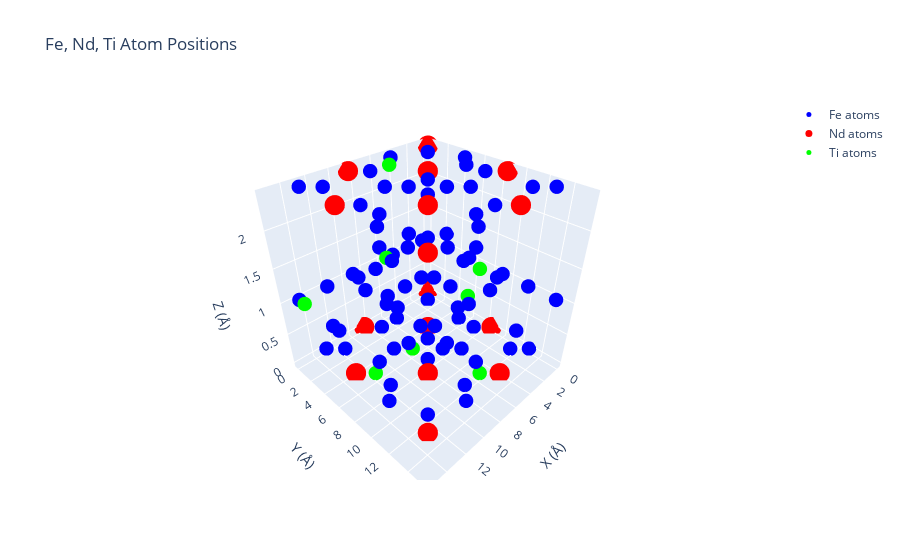
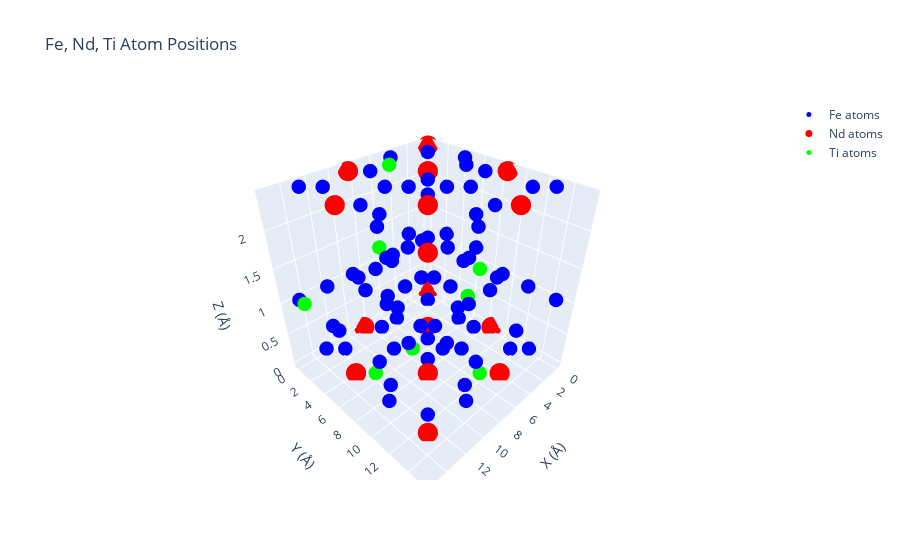

Write notebook code for charts like these, in order.
### Code cell
s = Supercell_2x2x1(MorseParameterDatabase())
s.graph()
print(s.calculate_total_energy(None, None, None))
#print(s.calculate_total_energy_debug(None, None, None))
#s.swap_ti_position(s.atoms[0], s.atoms[8])
print(s.calculate_total_energy(s.atoms[0], s.atoms[8], s.calculate_total_energy(None, None, None)))
s.graph()
